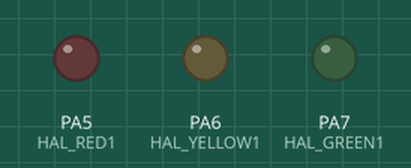
This sketch was run on a simulated STM32 Blue Pill. Shown: output pins drawn as LEDs (lit = HIGH).

Above: at 0.15 s.
At 0.75 s:
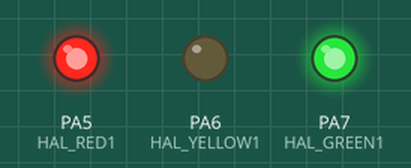
At 2.25 s:
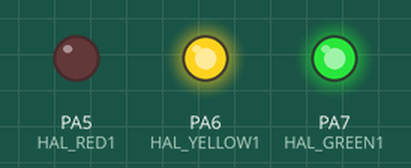
At 2.85 s:
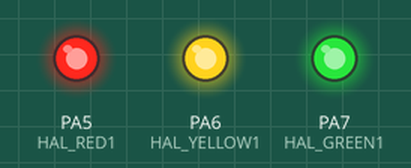
At 3.16 s:
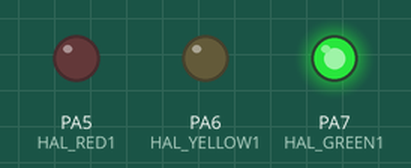
At 3.76 s:
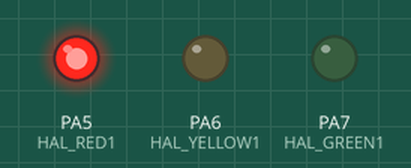
Timing chart, 0 to 5.3 s (numbered marks = the images above):
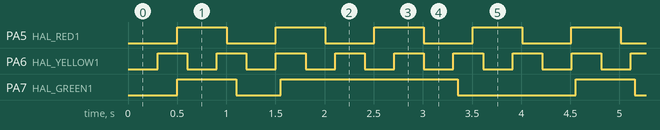

Measured:
- by itself, PA5 (HAL_RED1): alternates HIGH for 0.50 s and LOW for 0.50 s
- by itself, PA6 (HAL_YELLOW1): alternates HIGH for 0.30 s and LOW for 0.30 s
- by itself, PA7 (HAL_GREEN1): repeats every 4.1 s: LOW 0.45 s, HIGH 1.8 s, LOW 1.2 s, HIGH 0.60 s

The sketch:

conc1.ino
```cpp
/************************************************************/
/* bmconc.ino                                               */
/*                                                          */
/* Concurrency demo                                         */
/* Dr M A Oliver, October 2022                              */
/************************************************************/

#include "hal.h"

bool init_module0_clock;
bool init_module1_clock;
bool init_module2_clock;


void setup() {
  HAL_gpioInit();
  init_module0_clock = true;
  init_module1_clock = true;
  init_module2_clock = true;
}

void loop() {
  // put your main code here, to run repeatedly:

  { // module 0
    static unsigned long module_time, module_delay;
    static bool module_doStep;
    static unsigned char state; // state variable for module 0

    if (init_module0_clock) {
      module_delay = 500;
      module_time = millis();
      module_doStep = false;
      init_module0_clock = false;
      state=0;
    }
    else {
      unsigned long m = millis();
      if ( (m - module_time) > module_delay ) {
        module_time = m;
        module_doStep = true;
      }
      else module_doStep = false;
    }

    if (module_doStep)
    {
      switch(state)
      {
      case 0:
        HAL_ledRed1On;
        state = 1;
        break;
      case 1:
        HAL_ledRed1Off;
        state = 0;
        break;
      }
    }
  }

  { // module 1
    static unsigned long module_time, module_delay;
    static bool module_doStep;
    static unsigned char state; // state variable for module 1

    if (init_module1_clock) {
      module_delay = 300;
      module_time = millis();
      module_doStep = false;
      init_module1_clock = false;
      state=0;
    }
    else {
      unsigned long m = millis();
      if ( (m - module_time) > module_delay ) {
        module_time = m;
        module_doStep = true;
      }
      else module_doStep = false;
    }

    if (module_doStep)
    {
      switch(state)
      {
      case 0:
        HAL_ledYellow1On;
        state = 1;
        break;
      case 1:
        HAL_ledYellow1Off;
        state = 0;
        break;
      }
    }
  }

  { // module 2
    static unsigned long module_time, module_delay;
    static bool module_doStep;
    static unsigned char state; // state variable for module 2

    if (init_module2_clock) {
      module_delay = 500;
      module_time = millis();
      module_doStep = false;
      init_module2_clock = false;
      state=0;
    }
    else {
      unsigned long m = millis();
      if ( (m - module_time) > module_delay ) {
        module_time = m;
        module_doStep = true;
      }
      else module_doStep = false;
    }

    if (module_doStep)
    {
      switch(state)
      {
      case 0:
        HAL_ledGreen1On;
        module_delay = 600;
        state = 1;
        break;
      case 1:
        HAL_ledGreen1Off;
        module_delay = 450;
        state = 2;
        break;
      case 2:
        HAL_ledGreen1On;
        module_delay = 1800;
        state = 3;
        break;
      case 3:
        HAL_ledGreen1Off;
        module_delay = 1200;
        state = 0;
        break;
      }
    }
  }


}
```

hal.cpp
```cpp
/************************************************************/
/* hal.cpp                                                  */
/*                                                          */
/* Hardware Adaption Layer (HAL) implementation             */
/* Name / P-number / Date                                   */
/************************************************************/

#include "hal.h"

void HAL_gpioInit()
{
  pinMode(HAL_RED1, OUTPUT);
  pinMode(HAL_YELLOW1, OUTPUT);
  pinMode(HAL_GREEN1, OUTPUT);

  pinMode(HAL_SW1, INPUT_PULLUP);
}
```

hal.h
```cpp
/************************************************************/
/* hal.h                                                    */
/*                                                          */
/* Hardware Adaption Layer (HAL) definitions                */
/* Name / P-number / Date                                   */
/************************************************************/

#ifndef _HAL_H_
#define _HAL_H_

#include <Arduino.h>

#define HAL_RED1            2
#define HAL_YELLOW1         3
#define HAL_GREEN1          4
#define HAL_RED1            5
#define HAL_YELLOW1         6
#define HAL_GREEN1          7

#define HAL_ledRed1On       digitalWrite(HAL_RED1, HIGH)
#define HAL_ledRed1Off      digitalWrite(HAL_RED1, LOW)
#define HAL_ledYellow1On    digitalWrite(HAL_YELLOW1, HIGH)
#define HAL_ledYellow1Off   digitalWrite(HAL_YELLOW1, LOW)
#define HAL_ledGreen1On     digitalWrite(HAL_GREEN1, HIGH)
#define HAL_ledGreen1Off    digitalWrite(HAL_GREEN1, LOW)


#define HAL_SW1             B00000001
#define HAL_sw1Released     (PINC & HAL_SW1)
#define HAL_sw1Pressed      !HAL_sw1Released


void HAL_gpioInit();

#endif
```
